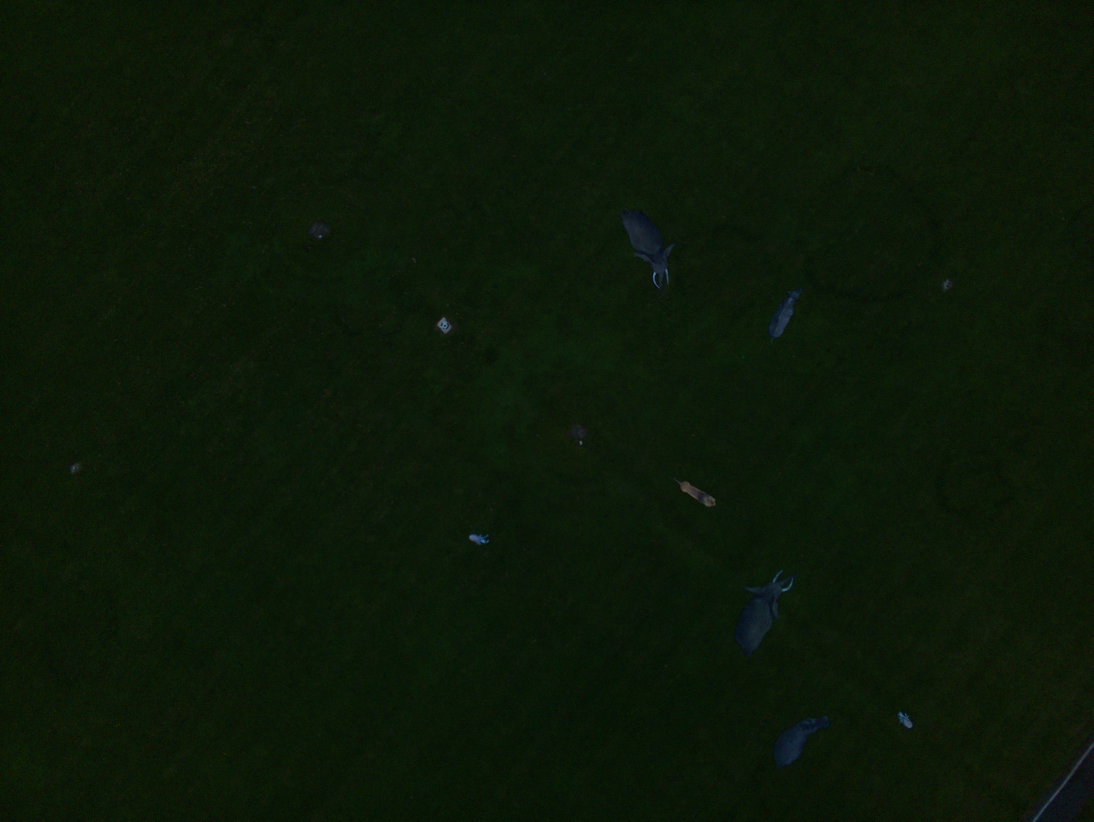
#> input picture python/images/capture_savannah/img_8.jpg, 3280 x 2464 px (shown at 1/3 size)
$ python lucas.py
#> lines starting #> are read from the running program, lines starting #| are printed output that depends on the picture; after the words box and inside, x2 and y2 are one past the last pixel; in counts of white or black regions, pixels touching at a corner belong together
import cv2
import numpy as np


def wait_and_destroy():
    cv2.waitKey(0)
    cv2.destroyAllWindows()


def hu_log(hu7):
    # v_i = -sign(h_i) * log10(|h_i|)
    hu7 = np.array(hu7, dtype=np.float64).flatten()
    with np.errstate(divide="ignore", invalid="ignore"):
        v = -np.sign(hu7) * np.log10(np.abs(hu7))
    return v


def circularity(area, perimeter):
    if perimeter <= 0:
        return 0.0
    return 4.0 * np.pi * area / (perimeter * perimeter)


def solidity(cnt, area):
    hull = cv2.convexHull(cnt)
    ha = cv2.contourArea(hull)
    if ha <= 0:
        return 0.0
    return float(area) / float(ha)


def passes_shape_bands(hu1, hu2, area=None, circ=None, sol=None):
    """
    Improved acceptance logic:
    - Primary: expanded Hu1/Hu2 band from all observed animals
    - Fallback: accept if large area, high solidity, and low circularity (elongated animals)
    """
    eps = 1e-6
    # Expanded Hu ranges
    hu1_min, hu1_max = 0.17, 0.44
    hu2_min, hu2_max = 0.005, 0.14

    in_hu_band = (hu1_min <= hu1 <= hu1_max) and (hu2_min <= hu2 <= hu2_max)
    if in_hu_band:
        return True, "Animal"

    # Fallback rule
    if area is None:
        area = 0.0
    if circ is None:
        circ = 1.0
    if sol is None:
        sol = 0.0

    area_thresh = (
        1500  # Minimum allowed contour area in pixels — filters out tiny specks/noise
    )
    sol_thresh = 0.80  # Minimum solidity (area / convex hull area) — ensures the shape is mostly filled, not jagged
    circ_thresh = 0.22  # Maximum circularity (4π × area / perimeter²) — rejects very round shapes like stones or blobs

    fallback = (area >= area_thresh) and (sol >= sol_thresh) and (circ <= circ_thresh)
    if fallback:
        return True, "Animal"

    return False, "-"


#########################################################################################


def main():
    # Load image
    img = cv2.imread("../images/capture_savannah/img_8.jpg")
#> img is the input picture: shape (2464, 3280, 3); mean B, G, R 8.1, 24.4, 11.9

    # Convert to HSV
    hsv = cv2.cvtColor(img, cv2.COLOR_BGR2HSV)
#> hsv: shape (2464, 3280, 3); mean H, S, V 53.5, 176.6, 24.5

    # Define HSV range for green
    lower_green = np.array([40, 35, 10])  # Hue ~35–85 for green
    upper_green = np.array([85, 255, 255])

    # Create mask for green and invert
    mask = cv2.inRange(hsv, lower_green, upper_green)
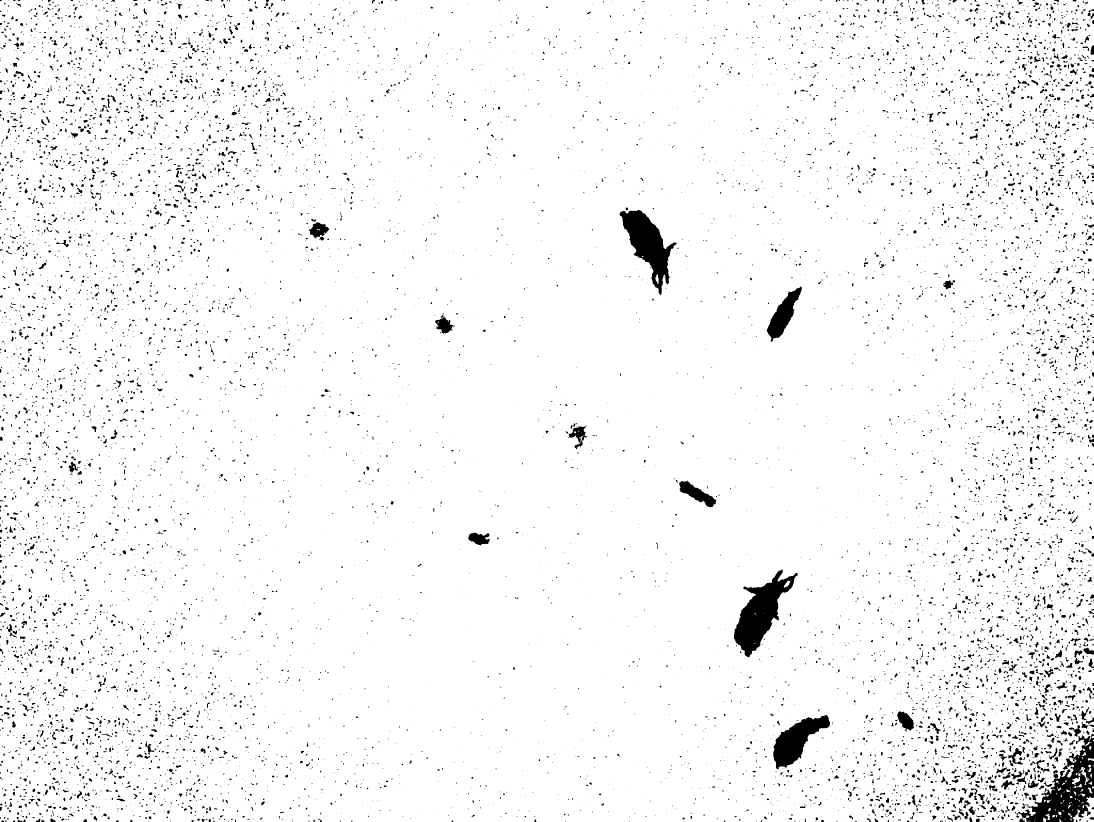
#> mask: shape (2464, 3280) (shown at 1/3 size); 96.4% white; 11169 black regions (8022 under 20 px), largest, box (x1, y1, x2, y2) and area: (3048, 2201, 3280, 2464) 22871, (2202, 1709, 2393, 1972) 20257, (1859, 630, 2030, 885) 17372
    mask_inv = cv2.bitwise_not(mask)
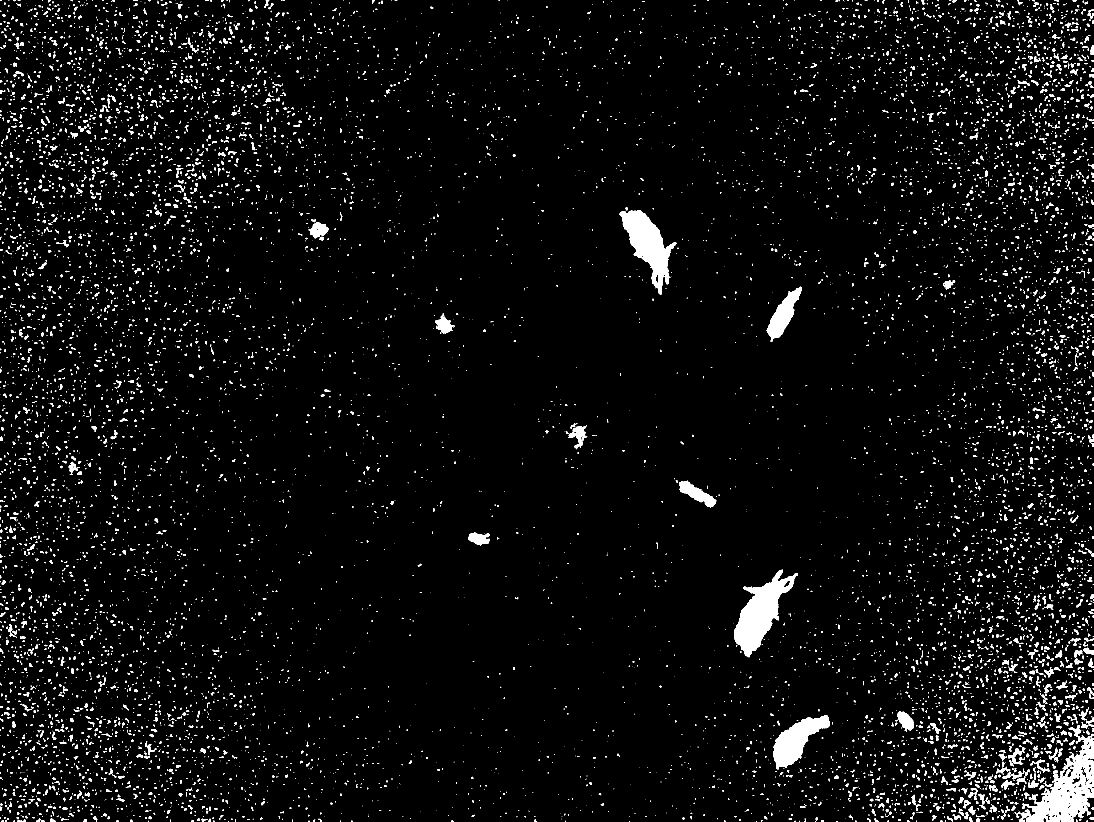
#> mask_inv: shape (2464, 3280) (shown at 1/3 size); 3.6% white; 11169 white regions (8022 under 20 px), largest, box (x1, y1, x2, y2) and area: (3048, 2201, 3280, 2464) 22871, (2202, 1709, 2393, 1972) 20257, (1859, 630, 2030, 885) 17372

    # Optional: clean up specks (helps stability)
    k = cv2.getStructuringElement(cv2.MORPH_ELLIPSE, (5, 5))
    clean = cv2.morphologyEx(mask_inv, cv2.MORPH_OPEN, k, iterations=1)
#> clean: shape (2464, 3280); 2.1% white; 1995 white regions (419 under 20 px), largest, box (x1, y1, x2, y2) and area: (3062, 2207, 3280, 2464) 21581, (2202, 1710, 2393, 1972) 20206, (1859, 630, 2029, 884) 17315

    # Apply mask to remove grass
    result = cv2.bitwise_and(img, img, mask=clean)
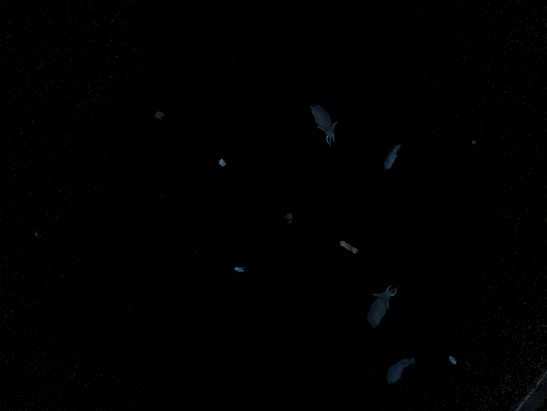
#> result: shape (2464, 3280, 3) (shown at 1/6 size); mean B, G, R 0.5, 0.6, 0.4

    # Grayscale & binary
    gray = cv2.cvtColor(result, cv2.COLOR_BGR2GRAY)
    _, thresh = cv2.threshold(gray, 1, 255, cv2.THRESH_BINARY)
#> thresh: shape (2464, 3280); 2.1% white; 1995 white regions (419 under 20 px)

    # Find contours
    contours, _ = cv2.findContours(thresh, cv2.RETR_EXTERNAL, cv2.CHAIN_APPROX_SIMPLE)
#> contours = 1995 contours, 923 with area under 20; largest, box (x1, y1, x2, y2) and area: (3062, 2207, 3280, 2464) 23404, (2202, 1710, 2393, 1972) 20032, (1859, 630, 2029, 884) 17132, (2320, 2145, 2490, 2307) 12207, (2300, 860, 2405, 1025) 6561

    # Filter by area
    min_area = 1500
    max_area = 500000
    contours = [c for c in contours if min_area <= cv2.contourArea(c) <= max_area]
#> contours = 9 contours; largest, box (x1, y1, x2, y2) and area: (3062, 2207, 3280, 2464) 23404, (2202, 1710, 2393, 1972) 20032, (1859, 630, 2029, 884) 17132, (2320, 2145, 2490, 2307) 12207, (2300, 860, 2405, 1025) 6561

    # Sort and keep top N by area
    top_n = 10
    contours = sorted(contours, key=cv2.contourArea, reverse=True)[:top_n]

    # Additional priors
    circ_min, circ_max = 0.2, 0.60  # tune as needed
    sol_min = 0.60  # tune as needed
    draw_color_keep = (0, 0, 255)
    draw_color_drop = (0, 255, 255)

    contour_img = img.copy()
    rect_img = img.copy()
    for i, cnt in enumerate(contours, start=1):
        area = cv2.contourArea(cnt)
        perimeter = cv2.arcLength(cnt, True)

        # Hu moments (linear + log)
        m = cv2.moments(cnt)
        hu = cv2.HuMoments(m).flatten()
        hu_log_vals = hu_log(hu)

        # Simple shape priors
        circ = circularity(area, perimeter)
        sol = solidity(cnt, area)

        # Core relation: (Hu1, Hu2) cluster bands
        in_band, band = passes_shape_bands(hu[0], hu[1], area=area, circ=circ, sol=sol)
        keep = in_band and (circ_min <= circ <= circ_max) and (sol >= sol_min)

        # Final keep rule
        keep = in_band and (circ_min <= circ <= circ_max) and (sol >= sol_min)

        print(
            f"\nContour {i}: A={area:.1f}, P={perimeter:.2f}, circ={circ:.3f}, sol={sol:.3f}"
        )
        print("  Hu (linear): " + ", ".join([f"{x:.6e}" for x in hu]))
        print("  Hu (log)   : " + ", ".join([f"{x:.3f}" for x in hu_log_vals]))
        print(f"  Band match : {band}")
        print(f"  -> keep    : {keep}")

        # Draw contour
        cv2.drawContours(
            contour_img, [cnt], -1, draw_color_keep if keep else draw_color_drop, 2
        )

        # Draw bounding rectangle if kept
        if keep:
            x, y, w, h = cv2.boundingRect(cnt)
            cv2.rectangle(rect_img, (x, y), (x + w, y + h), draw_color_keep, 2)
            cv2.putText(
                rect_img,
                f"{band}",
                (x, y - 5),
                cv2.FONT_HERSHEY_SIMPLEX,
                0.6,
                draw_color_keep,
                2,
                cv2.LINE_AA,
            )
#> this loop made 9 passes
#> (perimeter, hu_log_vals, ha in solidity, in_hu_band in passes_shape_bands, in_band) on passes 2 to 5: (946.8, [0.569, 1.38, 2.83, 3.39, 6.53, 4.34, -6.95], 27281.5, True, True), (860.1, [0.563, 1.37, 2.73, 3.31, 6.37, 4.28, -6.75], 22710.5, True, True), (604.4, [0.571, 1.4, 2.43, 2.91, 5.62, 3.77, -6], 14927, True, True), (453.6, [0.502, 1.15, 2.72, 2.96, 5.8, 3.54, -7.05], 7395, True, True)
#> (printed output is left out)

    # Resize all images
    img = cv2.resize(img, (1500, 1000))
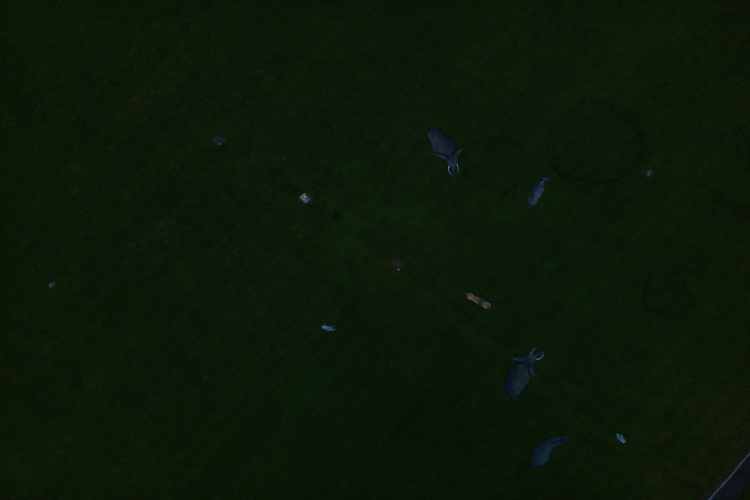
#> img: shape (1000, 1500, 3) (shown at 1/2 size); mean B, G, R 8, 24.3, 11.8
    contour_img = cv2.resize(contour_img, (1500, 1000))
#> contour_img: shape (1000, 1500, 3)
    rect_img = cv2.resize(rect_img, (1500, 1000))
#> rect_img: shape (1000, 1500, 3)
    result = cv2.resize(result, (1500, 1000))
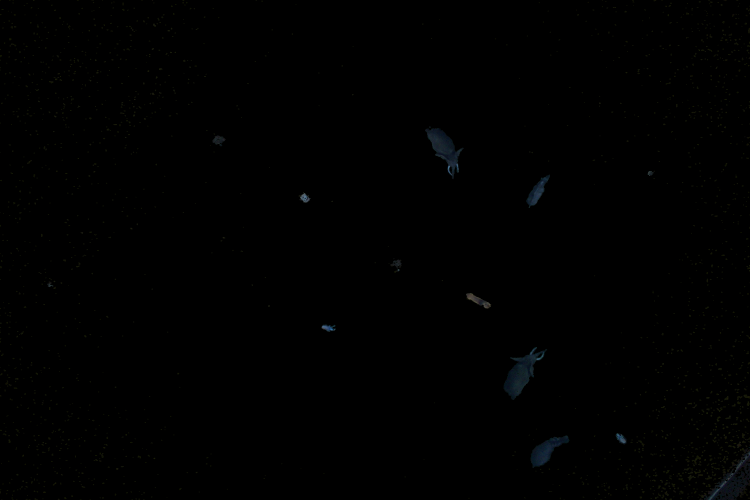
#> result: shape (1000, 1500, 3) (shown at 1/2 size); mean B, G, R 0.5, 0.6, 0.4

    # Show results
    cv2.imshow("Original", img)
    wait_and_destroy()
    cv2.imshow("Without Grass (cleaned)", result)
    wait_and_destroy()
    cv2.imshow("Contours (keep=red, drop=yellow)", contour_img)
    wait_and_destroy()
    cv2.imshow("Animals Highlighted", rect_img)
    wait_and_destroy()


if __name__ == "__main__":
    main()

$ run again, with python/images/capture_savannah/img_0.jpg copied over python/images/capture_savannah/img_8.jpg
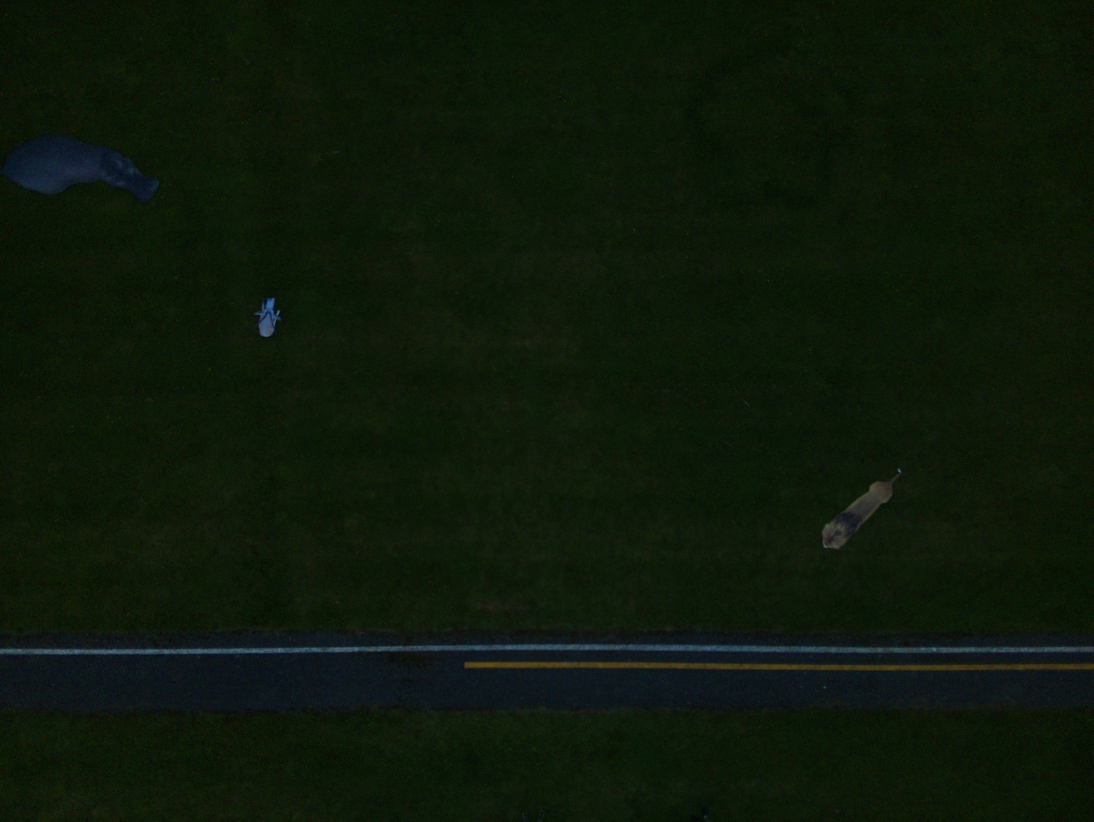
#> input picture python/images/capture_savannah/img_0.jpg, 3280 x 2464 px (shown at 1/3 size)
#> in main, img is the input picture: shape (2464, 3280, 3); mean B, G, R 10.1, 24.5, 13.6
#> hsv: shape (2464, 3280, 3); mean H, S, V 55.1, 170.4, 25.1
#> in main, `mask = cv2.inRange(hsv, lower_green, upper_green)`:
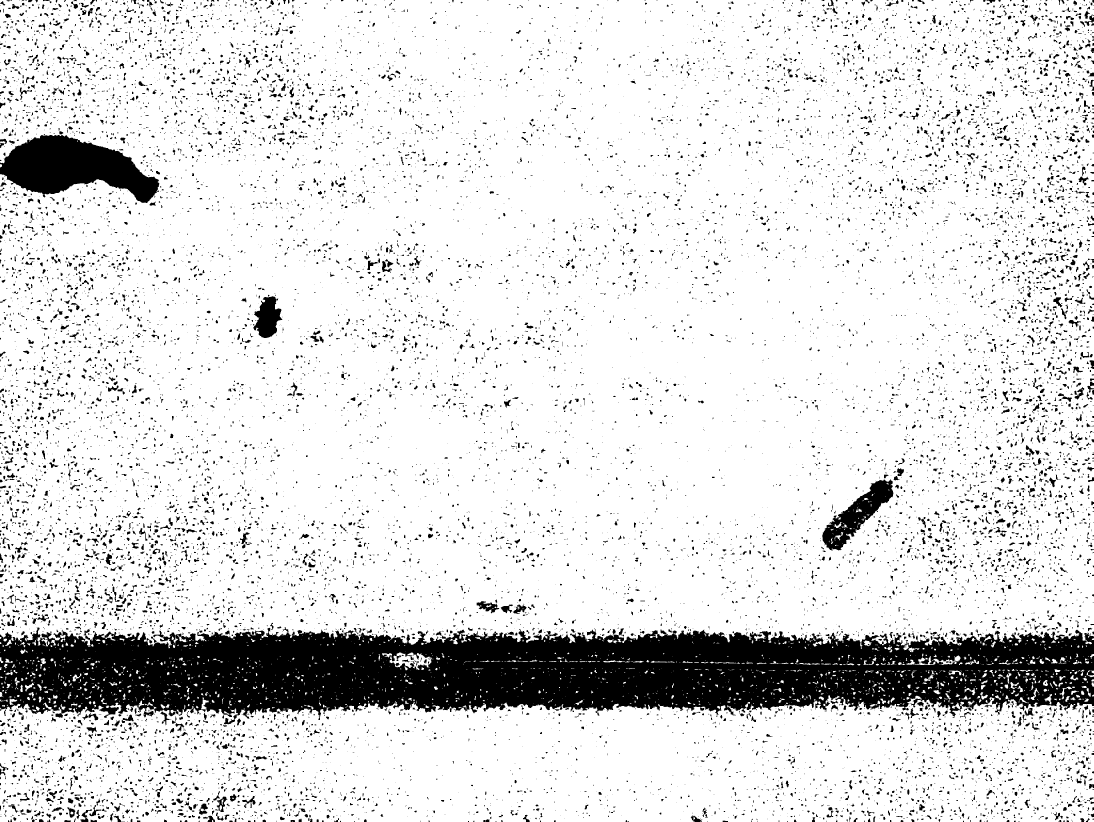
#> mask: shape (2464, 3280) (shown at 1/3 size); 86.9% white; 15665 black regions (10639 under 20 px), largest, box (x1, y1, x2, y2) and area: (0, 1882, 3280, 2173) 657550, (0, 405, 478, 609) 56040, (2467, 1437, 2680, 1652) 16195
#> clean: shape (2464, 3280); 10.7% white; 3371 white regions (661 under 20 px), largest, box (x1, y1, x2, y2) and area: (0, 1889, 3280, 2149) 640782, (0, 405, 478, 609) 55835, (2467, 1440, 2680, 1651) 15788
#> thresh: shape (2464, 3280); 10.7% white; 3371 white regions (661 under 20 px)
#> in main, `contours, _ = cv2.findContours(thresh, cv2.RETR_EXTERNAL, cv2.CHAIN_AP..`: contours = 3359 contours, 1451 with area under 20; largest, box (x1, y1, x2, y2) and area: (0, 1889, 3280, 2149) 677242, (0, 405, 478, 609) 55258, (2467, 1440, 2680, 1651) 16478, (761, 889, 845, 1014) 6482, (1430, 1803, 1493, 1838) 1028
#> in main, `contours = [c for c in contours if min_area <= cv2.contourArea(c) <= m..`: contours = 3 contours; box (x1, y1, x2, y2) and area: (0, 405, 478, 609) 55258, (2467, 1440, 2680, 1651) 16478, (761, 889, 845, 1014) 6482
#> the loop in main, `for i, cnt in enumerate(contours, start=1):` made 3 passes
#> (perimeter, hu7 in hu_log, hu_log_vals, ha in solidity, x) on pass 1: (1375.6, [0.299, 0.056, 0.00456, 0.0019, 5.34e-06, 0.00035, -1.6e-06], [0.525, 1.25, 2.34, 2.72, 5.27, 3.46, -5.8], 67260, 0)
#> (printed output is left out)
#> img: shape (1000, 1500, 3)
#> in main, `result = cv2.resize(result, (1500, 1000))`:
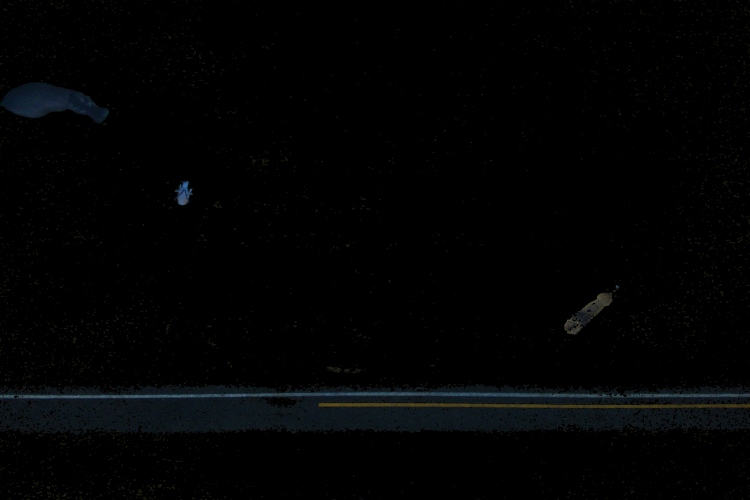
#> result: shape (1000, 1500, 3) (shown at 1/2 size); mean B, G, R 3.1, 3, 2.2
